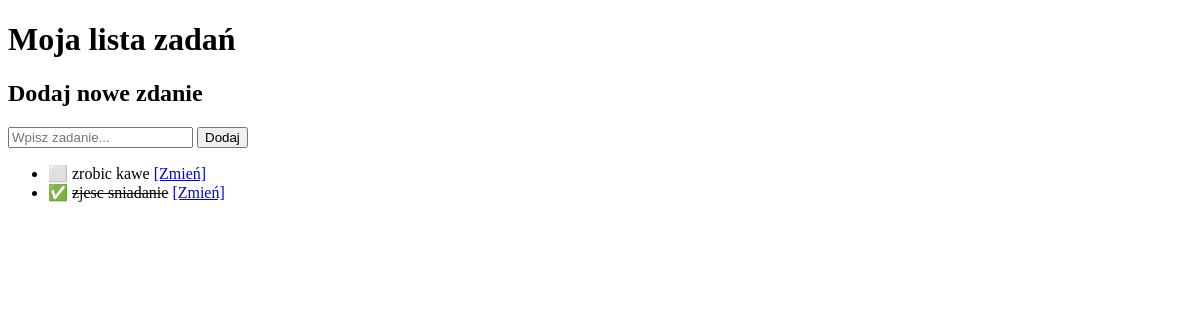
The app's page /, older data.
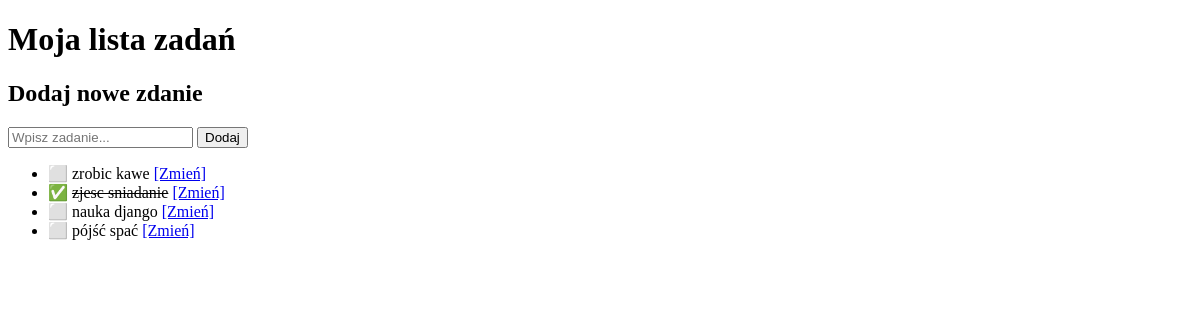
The same page, newer data.
### zadania/models.py (models this page shows, shortened)
class Zadanie(models.Model):
    tresc = models.CharField(max_length=200)
    zrobione = models.BooleanField(default=False)

### zadania/views.py (the view)
# urls.py: path('', views.lista_zadan, name='lista'),
def lista_zadan (request):
    if request.method == 'POST':
        tresc = request.POST.get('tresc')
        if tresc:
            Zadanie.objects.create(tresc=tresc)
        return redirect('lista') # pozniej wraca na strone głowna
    zadania = Zadanie.objects.all()
    return render(request, 'zadania/lista.html', {'zadania': zadania})

### zadania/templates/zadania/lista.html (shortened to what this page needs)
<!DOCTYPE html>
<html>
<head>
</head>
<body>
    <h1>Moja lista zadań</h1>
    <h2>Dodaj nowe zdanie</h2>
    <form method="POST">
         <input type="text" name="tresc" placeholder="Wpisz zadanie..." required>
         <button type="submit">Dodaj</button>
    </form>
    <ul>
        {% for zad in zadania%}
        <li>
            {% if zad.zrobione %}
                ✅ <s>{{ zad.tresc }}</s>
            {% else %}
                ⬜ {{ zad.tresc }}
            {% endif %}
            <a href="{% url 'zmien_status' zad.id %}">[Zmień]</a>
        </li>
        {% endfor %}
    </ul>
</body>
</html>

Row changes from the older to the newer data that the page shows:
added Zadanie: tresc "nauka django"
added Zadanie: tresc "pójść spać"
